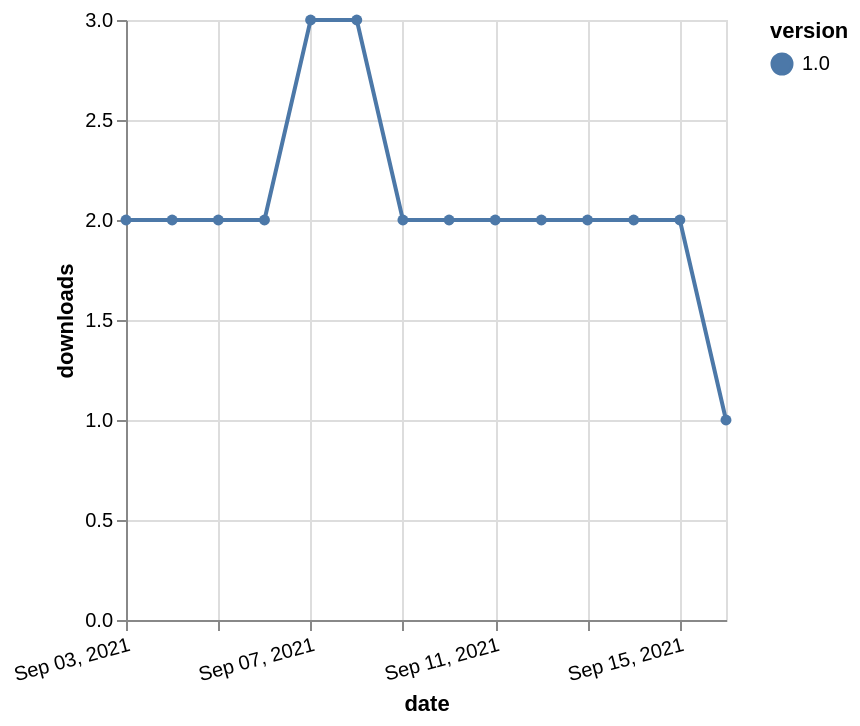

Vega-Lite specification for this chart:
### Vega-Lite specification from a JSON file in a GitHub repository (floating-point values rounded to 4 significant figures)
{"$schema": "https://vega.github.io/schema/vega-lite/v5.json", "description": "A simple bar chart with embedded data.", "data": {"values": [{"date": "2021-09-03", "total": 2414, "delta": 2, "version": "1.0"}, {"date": "2021-09-04", "total": 2416, "delta": 2, "version": "1.0"}, {"date": "2021-09-05", "total": 2418, "delta": 2, "version": "1.0"}, {"date": "2021-09-06", "total": 2420, "delta": 2, "version": "1.0"}, {"date": "2021-09-07", "total": 2423, "delta": 3, "version": "1.0"}, {"date": "2021-09-08", "total": 2426, "delta": 3, "version": "1.0"}, {"date": "2021-09-09", "total": 2428, "delta": 2, "version": "1.0"}, {"date": "2021-09-10", "total": 2430, "delta": 2, "version": "1.0"}, {"date": "2021-09-11", "total": 2432, "delta": 2, "version": "1.0"}, {"date": "2021-09-12", "total": 2434, "delta": 2, "version": "1.0"}, {"date": "2021-09-13", "total": 2436, "delta": 2, "version": "1.0"}, {"date": "2021-09-14", "total": 2438, "delta": 2, "version": "1.0"}, {"date": "2021-09-15", "total": 2440, "delta": 2, "version": "1.0"}, {"date": "2021-09-16", "total": 2441, "delta": 1, "version": "1.0"}]}, "width": "container", "mark": {"type": "line", "point": {"filled": true}}, "encoding": {"x": {"field": "date", "type": "temporal", "timeUnit": "yearmonthdate", "title": "date", "axis": {"labelAngle": -15}}, "y": {"field": "delta", "type": "quantitative", "title": "downloads"}, "color": {"field": "version", "type": "nominal"}, "tooltip": {"field": "delta"}}}
